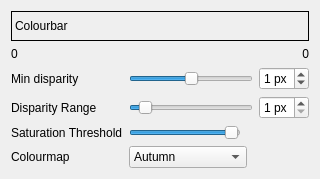
<?xml version="1.0" encoding="UTF-8"?>
<ui version="4.0">
 <class>DisparityViewer</class>
 <widget class="QWidget" name="DisparityViewer">
  <property name="geometry">
   <rect>
    <x>0</x>
    <y>0</y>
    <width>320</width>
    <height>177</height>
   </rect>
  </property>
  <property name="sizePolicy">
   <sizepolicy hsizetype="Preferred" vsizetype="Fixed">
    <horstretch>0</horstretch>
    <verstretch>0</verstretch>
   </sizepolicy>
  </property>
  <property name="minimumSize">
   <size>
    <width>320</width>
    <height>0</height>
   </size>
  </property>
  <property name="maximumSize">
   <size>
    <width>320</width>
    <height>16777215</height>
   </size>
  </property>
  <property name="windowTitle">
   <string>Form</string>
  </property>
  <layout class="QGridLayout" name="gridLayout">
   <item row="0" column="2" colspan="5">
    <widget class="QLabel" name="colourbar">
     <property name="minimumSize">
      <size>
       <width>0</width>
       <height>30</height>
      </size>
     </property>
     <property name="maximumSize">
      <size>
       <width>300</width>
       <height>30</height>
      </size>
     </property>
     <property name="autoFillBackground">
      <bool>false</bool>
     </property>
     <property name="styleSheet">
      <string notr="true">border: 1px solid black</string>
     </property>
     <property name="text">
      <string>Colourbar</string>
     </property>
    </widget>
   </item>
   <item row="5" column="2">
    <widget class="QLabel" name="label_3">
     <property name="text">
      <string>Colourmap</string>
     </property>
    </widget>
   </item>
   <item row="3" column="2">
    <widget class="QLabel" name="label_2">
     <property name="text">
      <string>Disparity Range</string>
     </property>
    </widget>
   </item>
   <item row="2" column="6">
    <widget class="QSpinBox" name="minDisparitySpinbox">
     <property name="maximumSize">
      <size>
       <width>50</width>
       <height>16777215</height>
      </size>
     </property>
     <property name="suffix">
      <string> px</string>
     </property>
     <property name="minimum">
      <number>-128</number>
     </property>
     <property name="maximum">
      <number>128</number>
     </property>
     <property name="value">
      <number>1</number>
     </property>
    </widget>
   </item>
   <item row="2" column="3" colspan="3">
    <widget class="QSlider" name="minDisparitySlider">
     <property name="minimum">
      <number>-128</number>
     </property>
     <property name="maximum">
      <number>128</number>
     </property>
     <property name="value">
      <number>0</number>
     </property>
     <property name="orientation">
      <enum>Qt::Horizontal</enum>
     </property>
    </widget>
   </item>
   <item row="3" column="6">
    <widget class="QSpinBox" name="disparityRangeSpinbox">
     <property name="maximumSize">
      <size>
       <width>50</width>
       <height>16777215</height>
      </size>
     </property>
     <property name="suffix">
      <string> px</string>
     </property>
     <property name="minimum">
      <number>1</number>
     </property>
     <property name="maximum">
      <number>752</number>
     </property>
    </widget>
   </item>
   <item row="2" column="2">
    <widget class="QLabel" name="label">
     <property name="text">
      <string>Min disparity</string>
     </property>
    </widget>
   </item>
   <item row="5" column="3" colspan="2">
    <widget class="QComboBox" name="colourmapComboBox">
     <item>
      <property name="text">
       <string>Autumn</string>
      </property>
     </item>
     <item>
      <property name="text">
       <string>Bone</string>
      </property>
     </item>
     <item>
      <property name="text">
       <string>Jet</string>
      </property>
     </item>
     <item>
      <property name="text">
       <string>Winter</string>
      </property>
     </item>
     <item>
      <property name="text">
       <string>Rainbow</string>
      </property>
     </item>
     <item>
      <property name="text">
       <string>Ocean</string>
      </property>
     </item>
     <item>
      <property name="text">
       <string>Summer</string>
      </property>
     </item>
     <item>
      <property name="text">
       <string>Spring</string>
      </property>
     </item>
     <item>
      <property name="text">
       <string>Cool</string>
      </property>
     </item>
     <item>
      <property name="text">
       <string>HSV</string>
      </property>
     </item>
     <item>
      <property name="text">
       <string>Pink</string>
      </property>
     </item>
     <item>
      <property name="text">
       <string>Hot</string>
      </property>
     </item>
     <item>
      <property name="text">
       <string>Parula</string>
      </property>
     </item>
    </widget>
   </item>
   <item row="3" column="3" colspan="3">
    <widget class="QSlider" name="disparityRangeSlider">
     <property name="minimum">
      <number>1</number>
     </property>
     <property name="maximum">
      <number>752</number>
     </property>
     <property name="value">
      <number>64</number>
     </property>
     <property name="orientation">
      <enum>Qt::Horizontal</enum>
     </property>
    </widget>
   </item>
   <item row="4" column="3">
    <widget class="QSlider" name="intensityThresholdSlider">
     <property name="maximum">
      <number>255</number>
     </property>
     <property name="value">
      <number>250</number>
     </property>
     <property name="orientation">
      <enum>Qt::Horizontal</enum>
     </property>
    </widget>
   </item>
   <item row="4" column="2">
    <widget class="QLabel" name="label_4">
     <property name="text">
      <string>Saturation Threshold</string>
     </property>
    </widget>
   </item>
   <item row="1" column="2">
    <widget class="QLabel" name="maxDisparityLabel">
     <property name="text">
      <string>0</string>
     </property>
    </widget>
   </item>
   <item row="1" column="6">
    <widget class="QLabel" name="minDisparityLabel">
     <property name="text">
      <string>0</string>
     </property>
     <property name="alignment">
      <set>Qt::AlignRight|Qt::AlignTrailing|Qt::AlignVCenter</set>
     </property>
    </widget>
   </item>
  </layout>
 </widget>
 <resources/>
 <connections/>
</ui>
